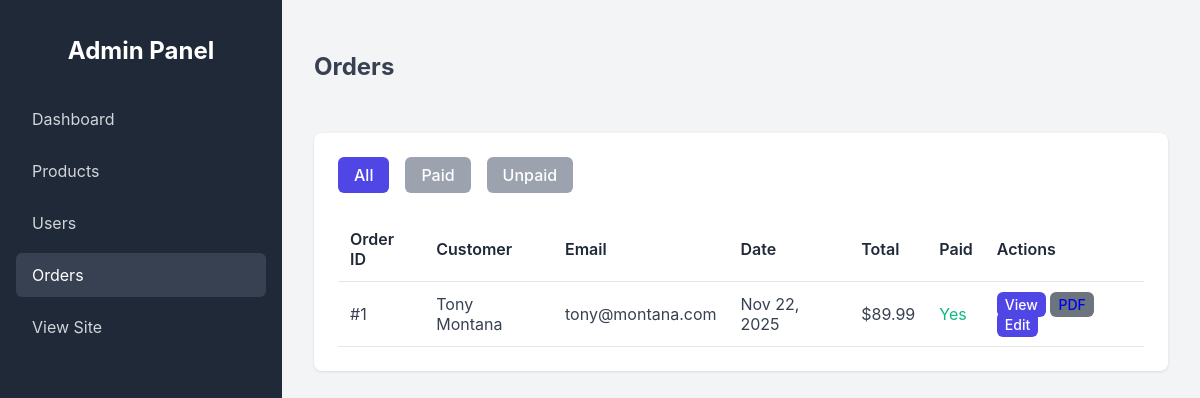
/custom-admin/orders/ (signed in), run on an earlier commit of the app's database.
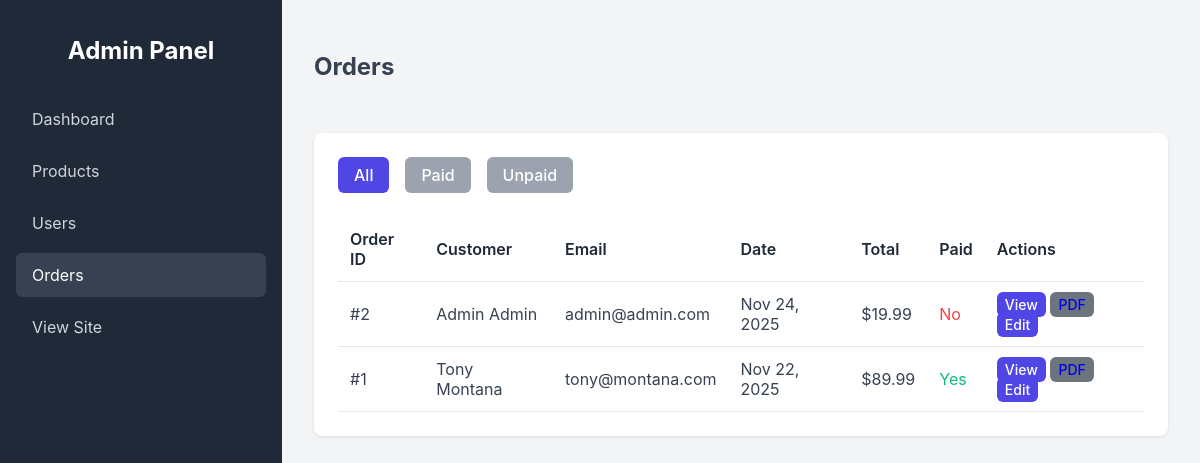
And on a later commit of the database.
### orders/models.py (models this page shows, shortened)
class Order(models.Model):
    user = models.ForeignKey(User, on_delete=models.SET_NULL, null=True, blank=True, related_name='orders')
    first_name = models.CharField(max_length=50)
    last_name = models.CharField(max_length=50)
    email = models.EmailField()
    address = models.CharField(max_length=250)
    postal_code = models.CharField(max_length=20)
    city = models.CharField(max_length=100)
    created = models.DateTimeField(auto_now_add=True)
    updated = models.DateTimeField(auto_now=True)
    paid = models.BooleanField(default=False)
    class Meta:
        ordering = ['-created']
        indexes = [
            models.Index(fields=['-created']),
        ]
    def get_total_cost(self):
        return sum(item.get_cost() for item in self.items.all())

class OrderItem(models.Model):
    order = models.ForeignKey(Order,
                              related_name='items',
                              on_delete=models.CASCADE)
    product = models.ForeignKey(Product,
                                related_name='order_items',
                                on_delete=models.CASCADE)
    price = models.DecimalField(max_digits=10,
                                decimal_places=2)
    quantity = models.PositiveIntegerField(default=1)
    def get_cost(self):
        return self.price * self.quantity

### custom_admin/views.py (the view)
# urls.py: path('orders/', views.OrderListView.as_view(), name='order_list'),
@method_decorator(staff_member_required, name='dispatch')
class OrderListView(ListView):
    model = Order
    template_name = 'custom_admin/order/list.html'
    context_object_name = 'orders'
    paginate_by = 10
    def get_queryset(self):
        queryset = super().get_queryset()
        paid = self.request.GET.get('paid')
        if paid == 'true':
            queryset = queryset.filter(paid=True)
        elif paid == 'false':
            queryset = queryset.filter(paid=False)
        return queryset

### cart/context_processors.py (called while the page is built)
def cart(request):
    return {'cart': Cart(request)}

### custom_admin/templates/custom_admin/order/list.html (shortened to what this page needs)
{% extends "custom_admin/base.html" %}
{% block content %}
<div class="header">
    <h2>Orders</h2>
</div>
<div class="card">
    <div style="margin-bottom: 1.5rem; display: flex; gap: 1rem;">
        <a href="?paid=all" class="btn btn-primary"
            style="background-color: {% if not request.GET.paid or request.GET.paid == 'all' %}var(--primary-color){% else %}#9ca3af{% endif %};">All</a>
        <a href="?paid=true" class="btn btn-primary"
            style="background-color: {% if request.GET.paid == 'true' %}var(--primary-color){% else %}#9ca3af{% endif %};">Paid</a>
        <a href="?paid=false" class="btn btn-primary"
            style="background-color: {% if request.GET.paid == 'false' %}var(--primary-color){% else %}#9ca3af{% endif %};">Unpaid</a>
    </div>
    <table>
        <thead>
            <tr>
                <th>Order ID</th>
                <th>Customer</th>
                <th>Email</th>
                <th>Date</th>
                <th>Total</th>
                <th>Paid</th>
                <th>Actions</th>
            </tr>
        </thead>
        <tbody>
            {% for order in orders %}
            <tr>
                <td>#{{ order.id }}</td>
                <td>{{ order.first_name }} {{ order.last_name }}</td>
                <td>{{ order.email }}</td>
                <td>{{ order.created|date:"M d, Y" }}</td>
                <td>${{ order.get_total_cost }}</td>
                <td>
                    {% if order.paid %}
                    <span style="color: var(--success);">Yes</span>
                    {% else %}
                    <span style="color: var(--danger);">No</span>
                    {% endif %}
                </td>
                <td>
                    <a href="{% url 'custom_admin:order_detail' order.id %}" class="btn btn-primary"
                        style="padding: 0.25rem 0.5rem; font-size: 0.875rem;">View</a>
                    <a href="{% url 'custom_admin:admin_order_pdf' order.id %}" class="btn btn-secondary"
                        style="padding: 0.25rem 0.5rem; font-size: 0.875rem; background-color: #6c757d;">PDF</a>
                    <a href="{% url 'custom_admin:order_edit' order.id %}" class="btn btn-primary"
                        style="padding: 0.25rem 0.5rem; font-size: 0.875rem;">Edit</a>
                </td>
            </tr>
            {% empty %}
            <tr>
                <td colspan="7" style="text-align: center;">No orders found.</td>
            </tr>
            {% endfor %}
        </tbody>
    </table>
</div>
{% endblock %}

What changed in the data, as far as the page shows it:
added Order: id "2", first_name "Admin", last_name "Admin", email "admin@admin.com", created "Nov 24, 2025", get_total_cost "19.99", paid "No"
